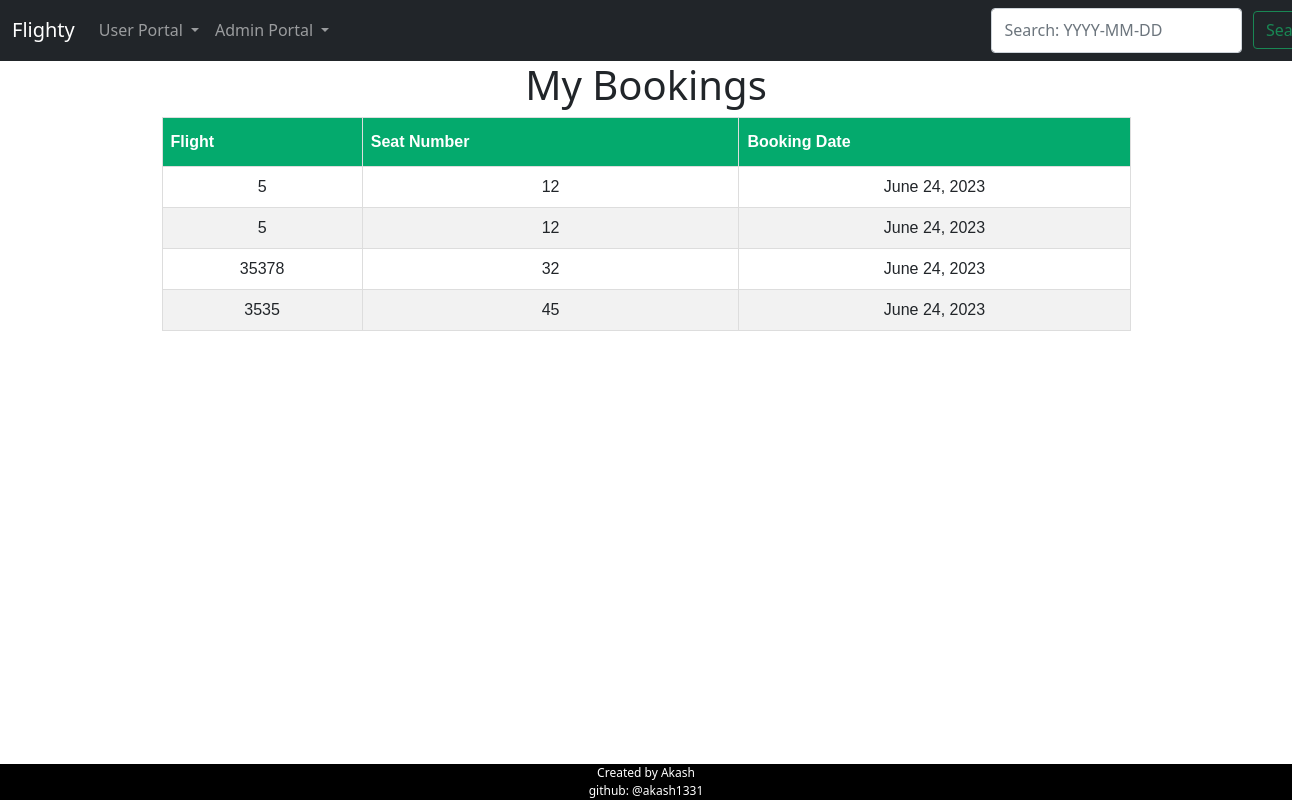
The app's page /my-booking/ (signed in), older data.
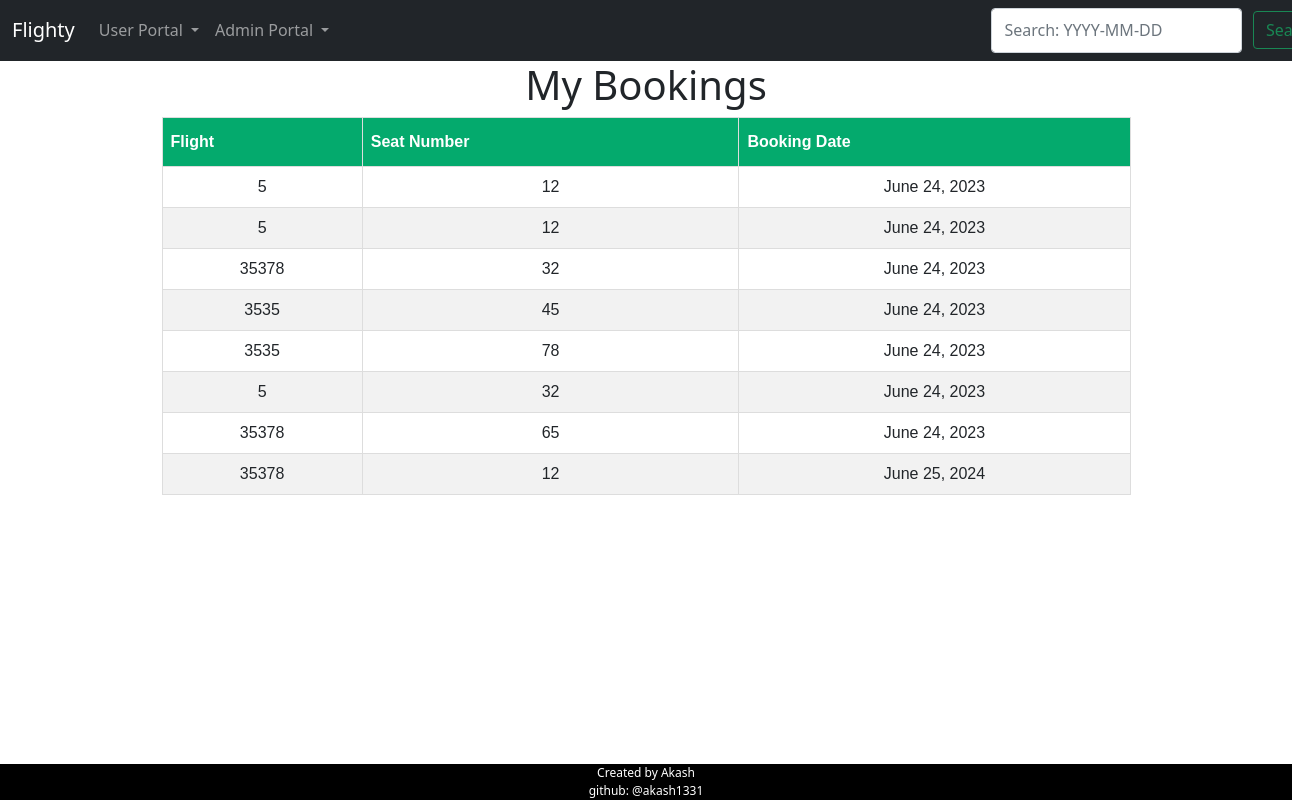
The same page, newer data.
### ftb/models.py (models this page shows)
class Booking(models.Model):
    userid = models.IntegerField(null=True)
    flight = models.ForeignKey(Flight, on_delete=models.CASCADE)
    passenger_name = models.CharField(max_length=100,null=True)
    seat_number = models.CharField(max_length=10,null=True)
    username=models.CharField(max_length=200,null=True)
    booking_date = models.DateField()

class Flight(models.Model):
    flight_number = models.CharField(max_length=10,null=True)
    flight_name = models.CharField(max_length=100,null=True)
    origin = models.CharField(max_length=100,null=True)
    destination = models.CharField(max_length=100,null=True)
    departure_date = models.DateField()
    departure_time = models.TimeField(null=True)
    price = models.DecimalField(max_digits=10, decimal_places=2,null=True)
    available_seats = models.IntegerField(default=60)
    def __str__(self):
        return self.flight_number

### ftb/views.py (the view)
# urls.py: path('my-booking/',my_booking, name='my_booking'),
def my_booking(request):
    bookings = Booking.objects.filter(userid=request.user.id)
    return render(request, 'booking/my_booking.html', {'bookings': bookings})

### ftb/templates/booking/my_booking.html
<!DOCTYPE html>
{% extends 'booking/base.html' %}
{% block content %}
  <h1>My Bookings</h1>
  {% if bookings %}
    <table id="customers">
      <thead>
        <tr>
          <th>Flight</th>
          <th>Seat Number</th>
          <th>Booking Date</th>
        </tr>
      </thead>
      <tbody>
        {% for booking in bookings %}
          <tr>
            <td>{{ booking.flight }}</td>
            <td>{{ booking.seat_number }}</td>
            <td>{{ booking.booking_date }}</td>
          </tr>
        {% endfor %}
      </tbody>
    </table>
  {% else %}
    <p>No bookings found.</p>
  {% endif %}
{% endblock %}

### ftb/templates/booking/base.html (shortened to what this page needs)
<!DOCTYPE html>
<html>
<head>
    <link href="https://cdn.jsdelivr.net/npm/bootstrap@5.1.3/dist/css/bootstrap.min.css" rel="stylesheet"
>
    <link href="https://cdn.jsdelivr.net/npm/bootstrap@5.1.2/dist/css/bootstrap.min.css" rel="stylesheet"
 />
</head>
<body>
    <nav class="navbar navbar-expand-lg navbar-dark bg-dark">
        <div class="container-fluid">
            <a class="navbar-brand" href="#">Flighty</a>
            <div class="collapse navbar-collapse" id="navbarNavDropdown">
                <ul class="navbar-nav">
                    <li class="nav-item dropdown">
                        <a class="nav-link dropdown-toggle" href="#" role="button" data-bs-toggle="dropdown"
                            aria-expanded="false">
                            User Portal
                        </a>
                    </li>
                    <li class="nav-item dropdown">
                        <a class="nav-link dropdown-toggle" href="#" role="button" data-bs-toggle="dropdown"
                            aria-expanded="false">
                            Admin Portal
                        </a>
                    </li>
                </ul>
                <form class="d-flex" action="{% url 'ftb:search_results' %}" method="POST" role="search" style="position: relative;left: 55%;">
                    <input class="form-control me-2" type="search" placeholder="Search: YYYY-MM-DD" aria-label="Search" name="ques">
                    <button class="btn btn-outline-success" type="submit">Search</button>
                </form>
            </div>
        </div>
    </nav>
    {% block content %} {% endblock %}
</body>
<footer>
    Created by Akash
    <br>
    github: @akash1331
</footer>
</html>

### ftb/templates/booking/base.html (style rules this page uses)
html { height: 100%; }
#customers { margin-left: auto; margin-right: auto; font-family: Arial, Helvetica, sans-serif; border-collapse: collapse; width: 75%; }
#customers td, #customers th { border: 1px solid #ddd; padding: 8px; }
#customers tr:nth-child(even) { background-color: #f2f2f2; }
#customers th { padding-top: 12px; padding-bottom: 12px; text-align: left; background-color: #04AA6D; color: white; }
body { text-align: center; align-items: center; padding: 0px; margin: 0px; background: white; }
a { color: white; text-decoration: none; }
button { margin: 1%; }
footer { position: fixed; font-size: 12px; left: 0; bottom: 0; width: 100%; background-color: black; color: white; text-align: center }

Row changes from the older to the newer data that the page shows:
added Booking: flight "3535", seat_number "78", booking_date "June 24, 2023"
added Booking: flight "5", seat_number "32", booking_date "June 24, 2023"
added Booking: flight "35378", seat_number "65", booking_date "June 24, 2023"
added Booking: flight "35378", seat_number "12", booking_date "June 25, 2024"
